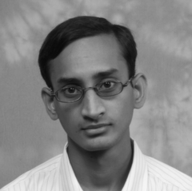
//> input picture lab04_fragmentation/ideal.jpg, 192 x 191 px; the run also reads 1 picture not shown here
$ ./Main   (built with g++ and OpenCV 4)
//> lines starting //> are read from the running program, lines starting //| are printed output that depends on the picture
### lab04_fragmentation/SSIM.h
#include <opencv2/opencv.hpp>
#include <opencv2/core/core.hpp>
#include <opencv2/highgui/highgui.hpp>

using namespace cv;

float SSIM(Mat& x, Mat& y);

### lab04_fragmentation/Processing.h
#include <opencv2/opencv.hpp>
#include <opencv2/core/core.hpp>
#include <opencv2/highgui/highgui.hpp>

void Binarization(cv::Mat& image, cv::Mat& result);

void MedianFilter(cv::Mat& image, cv::Mat& result, int n);

void MeanFilter(cv::Mat& image, cv::Mat& result);

void GaussFilter(cv::Mat& image, cv::Mat& result, int radius, double sigma);

void MorphOpening(cv::Mat& image, cv::Mat& result);

void MorphClosing(cv::Mat& image, cv::Mat& result);

void MidpointFilter(cv::Mat& image, cv::Mat& result, int size);

### lab04_fragmentation/Fragmentation.h
#pragma once
#include <opencv2/core/core.hpp>
#include <opencv2/highgui/highgui.hpp>
#include <opencv2/imgproc.hpp>
#include <iostream>
#include <utility>
using namespace cv;
using namespace std;

void FourierTransform(Mat& source, Mat& fourier, pair<float, float>** Fuv);
void InverseFourierTransform(Mat& result, pair<float, float>** Fuv);
void LowPassFilter(pair<float, float>** Fuv, pair<float, float>** FuvRes, int n,
                   int rad, Mat& filter);
void HightPassFilter(pair<float, float>** Fuv, pair<float, float>** FuvRes,
                     int n, int rad, Mat& filter);
void Gauss_Fourier_Filter(pair<float, float>** Fuv, pair<float, float>** FuvRes,
                          int n, int radFilter, double sigma, Mat& filter);
void PeriodicNoiseRemoval(pair<float, float>** Fuv, pair<float, float>** FuvRes,
                          int n, int gr, int size_kernel, Mat& filter);

### lab04_fragmentation/SSIM.cpp
#include "SSIM.h"
#include <math.h>
#include <vector>

float SSIM(Mat& x, Mat& y) {
  double mx = 0, my = 0, sigmax = 0, sigmay = 0, cov = 0;
  int size = x.rows * x.cols;

  for (int i = 0; i < x.rows; ++i)
    for (int j = 0; j < x.cols; ++j) {
      mx += x.at<uchar>(i, j);
      my += y.at<uchar>(i, j);
    }

  mx /= size;
  my /= size;

  for (int i = 0; i < x.rows; ++i)
    for (int j = 0; j < x.cols; ++j) {
      sigmax += powf(x.at<uchar>(i, j) - mx, 2);
      sigmay += powf(y.at<uchar>(i, j) - my, 2);
      cov += (x.at<uchar>(i, j) - mx) * (y.at<uchar>(i, j) - my);
    }

  sigmax /= (size - 1);
  sigmay /= (size - 1);
  cov /= size;

  float p = 0.01, L, C, S;
  L = (2 * mx * my + p) / (powf(mx, 2) + powf(my, 2) + p);
  C = (2 * sqrt(sigmax * sigmay) + p) / (sigmax + sigmay + p);
  S = (cov + p) / (sqrt(sigmax * sigmay) + p);

  float res = L * C * S;
  return res;
}

### lab04_fragmentation/Fragmentation.cpp
#include "Fragmentation.h"
#include <cmath>

#define PI 3.14159265359

void FourierTransform(Mat& source, Mat& fourier, pair<float, float>** Fuv) {
  int n = source.rows;

  pair<float, float>** Fxv = new pair<float, float>*[n];
  pair<float, float>** FuvTemp = new pair<float, float>*[n];

  for (int i = 0; i < n; ++i) {
    Fxv[i] = new pair<float, float>[n];
    FuvTemp[i] = new pair<float, float>[n];
  }

  for (int x = 0; x < n; ++x)
    for (int v = 0; v < n; ++v)
      for (int y = 0; y < n; ++y) {
        Fxv[x][v].first += source.at<uchar>(x, y) * cos(2 * PI * v * y / n);
        Fxv[x][v].second -= source.at<uchar>(x, y) * sin(2 * PI * v * y / n);
      }

  float arg;
  for (int v = 0; v < n; ++v)
    for (int u = 0; u < n; ++u)
      for (int x = 0; x < n; ++x) {
        arg = 2 * PI * u * x / n;
        FuvTemp[u][v].first +=
            cos(arg) * Fxv[x][v].first + sin(arg) * Fxv[x][v].second;
        FuvTemp[u][v].second +=
            cos(arg) * Fxv[x][v].second - sin(arg) * Fxv[x][v].first;
      }

  for (int u = 0; u < n; ++u)
    for (int v = 0; v < n; ++v) {
      FuvTemp[u][v].first /= n;
      FuvTemp[u][v].second /= n;
    }

  //Транспонируем по обоим диагоналям
  for (int i = 0; i < n; ++i)
    for (int j = 0; j < n; ++j) {
      Fuv[i][j].first = FuvTemp[(i + n / 2) % n][(j + n / 2) % n].first;
      Fuv[i][j].second = FuvTemp[(i + n / 2) % n][(j + n / 2) % n].second;
      fourier.at<uchar>(i, j) =
          sqrt(powf(Fuv[i][j].first, 2) + powf(Fuv[i][j].second, 2));
    }

  for (int i = 0; i < n; ++i) {
    delete[] Fxv[i];
    delete[] FuvTemp[i];
  }
  delete[] Fxv;
  delete[] FuvTemp;
}

void InverseFourierTransform(Mat& result, pair<float, float>** Fuv) {
  int n = result.rows;
  pair<float, float>** Iuy = new pair<float, float>*[n];
  pair<float, float>** Ixy = new pair<float, float>*[n];

  for (int i = 0; i < n; ++i) {
    Iuy[i] = new pair<float, float>[n];
    Ixy[i] = new pair<float, float>[n];
  }

  for (int u = 0; u < n; ++u)
    for (int y = 0; y < n; ++y)
      for (int v = 0; v < n; ++v) {
        Iuy[u][y].first += Fuv[u][v].first * cos(2 * PI * v * y / n) -
                           Fuv[u][v].second * sin(2 * PI * v * y / n);
        Iuy[u][y].second += Fuv[u][v].second * cos(2 * PI * v * y / n) +
                            Fuv[u][v].first * sin(2 * PI * v * y / n);
      }

  float arg;
  for (int y = 0; y < n; ++y)
    for (int x = 0; x < n; ++x)
      for (int u = 0; u < n; ++u) {
        arg = 2 * PI * u * x / n;
        Ixy[x][y].first +=
            cos(arg) * Iuy[u][y].first - sin(arg) * Iuy[u][y].second;
        Ixy[x][y].second +=
            cos(arg) * Iuy[u][y].second + sin(arg) * Iuy[u][y].first;
      }

  for (int x = 0; x < n; ++x)
    for (int y = 0; y < n; ++y) {
      Ixy[x][y].first /= n;
      Ixy[x][y].second /= n;
      if (sqrt(powf(Ixy[x][y].first, 2) + powf(Ixy[x][y].second, 2)) > 255)
        result.at<uchar>(x, y) = 255;
      else
        result.at<uchar>(x, y) =
            sqrt(powf(Ixy[x][y].first, 2) + powf(Ixy[x][y].second, 2));
    }

  for (int i = 0; i < n; ++i) {
    delete[] Iuy[i];
    delete[] Ixy[i];
  }
  delete[] Iuy;
  delete[] Ixy;
}

// Фильтр низких частот - границы занулить(убираем шум)
// rad - радиус зануления границ
// [50 lines left out: functions LowPassFilter, HightPassFilter, GaussFilter, not called in this run]

// Преобразование Фурье для Фильтра Гаусса
void FourierTransformFilter(double** kernel, pair<float, float>** Fkernel,
                            int radFilter) {
  pair<float, float>** Fxv = new pair<float, float>*[radFilter];
  pair<float, float>** FuvTemp = new pair<float, float>*[radFilter];

  for (int i = 0; i < radFilter; ++i) {
    Fxv[i] = new pair<float, float>[radFilter];
    FuvTemp[i] = new pair<float, float>[radFilter];
  }

  for (int x = 0; x < radFilter; ++x)
    for (int v = 0; v < radFilter; ++v)
      for (int y = 0; y < radFilter; ++y) {
        Fxv[x][v].first += kernel[x][y] * cos(2 * PI * v * y / radFilter);
        Fxv[x][v].second -= kernel[x][y] * sin(2 * PI * v * y / radFilter);
      }

  float arg;
  for (int v = 0; v < radFilter; ++v)
    for (int u = 0; u < radFilter; ++u)
      for (int x = 0; x < radFilter; ++x) {
        arg = 2 * PI * u * x / radFilter;
        FuvTemp[u][v].first +=
            cos(arg) * Fxv[x][v].first + sin(arg) * Fxv[x][v].second;
        FuvTemp[u][v].second +=
            cos(arg) * Fxv[x][v].second - sin(arg) * Fxv[x][v].first;
      }

  for (int u = 0; u < radFilter; ++u)
    for (int v = 0; v < radFilter; ++v) {
      FuvTemp[u][v].first /= radFilter;
      FuvTemp[u][v].second /= radFilter;
    }

  //Транспонируем по обеим диагоналям
  for (int i = 0; i < radFilter; ++i)
    for (int j = 0; j < radFilter; ++j) {
      Fkernel[i][j].first = FuvTemp[(i + radFilter / 2) % radFilter]
                                   [(j + radFilter / 2) % radFilter]
                                       .first;
      Fkernel[i][j].second = FuvTemp[(i + radFilter / 2) % radFilter]
                                    [(j + radFilter / 2) % radFilter]
                                        .second;
    }

  for (int i = 0; i < radFilter; ++i) {
    delete[] Fxv[i];
    delete[] FuvTemp[i];
  }
  delete[] Fxv;
  delete[] FuvTemp;
}

// [28 lines of commented-out code are left out]
void Gauss_Fourier_Filter(pair<float, float>** Fuv, pair<float, float>** FuvRes,
                          int n, int size_kernel, double sigma, Mat& filter) {
  /* Вычисление ядра фильтра Гаусса
   double** kernel = new double*[size_kernel];
   for (int i = 0; i < size_kernel; i++) kernel[i] = new double[size_kernel];
   GaussFilter(kernel, size_kernel, sigma);*/

  // Заполняем будущий фильтр нулями до изображения
  double** BigKernel = new double*[n];
  pair<float, float>** FBigKernel = new pair<float, float>*[n];
  for (int i = 0; i < n; ++i) {
    BigKernel[i] = new double[n];
    FBigKernel[i] = new pair<float, float>[n];
    for (int j = 0; j < n; ++j) BigKernel[i][j] = 0;
  }

  // Вставляем ядро в центр фильтра
  int start = (n - 3) / 2;
  for (int i = start; i < start + 3; ++i)
    for (int j = start; j < start + 3; ++j) {
      BigKernel[i][j] = 0;
    }

  BigKernel[start + 1][start + 1] = 1;


  // Преобразуем фильтр
  FourierTransformFilter(BigKernel, FBigKernel, n);

  // Покомпонентно перемножаем
  for (int i = 0; i < n; ++i)
    for (int j = 0; j < n; ++j) {
      FuvRes[i][j].first = (Fuv[i][j].first * FBigKernel[i][j].first +
                            Fuv[i][j].second * FBigKernel[i][j].second) * 255;
      FuvRes[i][j].second = (Fuv[i][j].second * FBigKernel[i][j].second +
                             Fuv[i][j].second * FBigKernel[i][j].first) * 255;
      filter.at<uchar>(i, j) =
          sqrt(powf(FuvRes[i][j].first, 2) + powf(FuvRes[i][j].second, 2));
    }

 // for (int i = 0; i < size_kernel; i++) delete[] kernel[i];
  for (int i = 0; i < n; i++) {
    delete[] BigKernel[i];
    delete[] FBigKernel[i];
  }
 // delete[] kernel;
  delete[] BigKernel;
  delete[] FBigKernel;
}

// [34 lines left out: functions Filter, PeriodicNoiseRemoval, not called in this run]

### lab04_fragmentation/Main.cpp
#include <opencv2/core/core.hpp>
#include <opencv2/highgui/highgui.hpp>
#include <opencv2/imgproc.hpp>
#include "Fragmentation.h"
#include "Processing.h"
#include "SSIM.h"

using namespace std;

void GaussFilterPr(Mat& image, Mat& result, int radius, double sigma) {
  double** kernel = new double*[radius];
  for (int i = 0; i < radius; i++) kernel[i] = new double[radius];

  if (sigma <= 0.000000001) sigma = 1.398;

  double sum = 0;

  for (int x = -radius / 2; x <= radius / 2; x++) {
    for (int y = -radius / 2; y <= radius / 2; y++) {
      kernel[x + radius / 2][y + radius / 2] =
          (exp((x * x + y * y) / (2 * sigma * sigma * (-1.0)))) /
          (3.14159265359 * 2 * sigma * sigma);
      sum += kernel[x + radius / 2][y + radius / 2];
    }
  }

  for (int i = 0; i < radius; i++)
    for (int j = 0; j < radius; j++)
      kernel[i][j] = kernel[i][j] / sum;  // нормализация

  uchar color;
  for (int i = 0; i < image.rows; i++) {
    for (int j = 0; j < image.cols; j++) {
      color = 0;
      for (int p = 0; p < radius; p++) {
        for (int q = 0; q < radius; q++) {
          int tmp1 = i + p;
          while (tmp1 >= image.rows) tmp1--;
          int tmp2 = j + q;
          while (tmp2 >= image.cols) tmp2--;
          color += kernel[p][q] * image.at<uchar>(tmp1, tmp2);
        }
      }
      result.at<uchar>(i, j) = color;
    }
  }

  for (int i = 0; i < radius; i++) delete[] kernel[i];
  delete[] kernel;
}

int main() {
  // Выбор операции
  int var = 0;
  cout << "\n\n1. LowPassFilter\n2. HightPassFilter\n";
  cout << "3. Gauss Filter\n4. PeriodicNoiseRemoval\n";
  while (var > 4 || var < 1) {
    cout << "\nEnter operation number: ";
    cin >> var;
//> the answer given: 3
  }

  // Только квадратные изображения 192x192 !!!
  Mat source, ideal;
  ideal = imread("ideal.jpg");
//> ideal is the input picture: 191 rows x 192 cols, CV_8UC3; min 9, max 246, mean 131.3
  switch (var) {
    case 1: {
      source = imread("noise.jpg");
      break;
    }
    case 2: {
      source = imread("ideal.jpg");
      break;
    }
    case 3: {
      source = imread("noise.jpg");
      break;
    }
    case 4: {
      source = imread("periodicNoise.jpg");
      break;
    }
    default:
      break;
  }

  cvtColor(ideal, ideal, COLOR_BGR2GRAY);
//> ideal: 191 rows x 192 cols, CV_8UC1
  cvtColor(source, source, COLOR_BGR2GRAY);
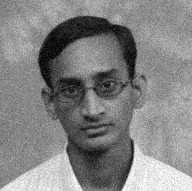
//> source: 191 rows x 192 cols, CV_8UC1; min 0, max 255, mean 131.3

  Mat fourier = source.clone();
  imshow("Ideal", ideal);
  waitKey(0);
  imshow("Source", source);
  waitKey(0);

  // Преобразоание Фурье
  int n = source.rows;
//> n = 191
  pair<float, float>** Fuv = new pair<float, float>*[n];
  for (int i = 0; i < n; ++i) Fuv[i] = new pair<float, float>[n];
  FourierTransform(source, fourier, Fuv);
//> after the loop in FourierTransform, `for (int v = 0; v < n; ++v)`: arg = 1187.6
//> after the loop in FourierTransform, `for (int i = 0; i < n; ++i)`:
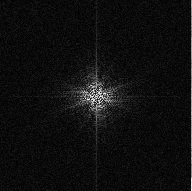
//> fourier: 191 rows x 192 cols, CV_8UC1; min 0, max 255, mean 15
  imshow("Fourier_Transform", fourier);
  waitKey(0);

  pair<float, float>** FuvRes = new pair<float, float>*[n];
  for (int i = 0; i < n; ++i) FuvRes[i] = new pair<float, float>[n];

  Mat result = source.clone();
  Mat filter = source.clone();

  switch (var) {
    case 1: {
      LowPassFilter(Fuv, FuvRes, n, 60, filter);
      InverseFourierTransform(result, FuvRes);
      cout << "SSIM = " << SSIM(ideal, result) << endl;
      break;
    }
    case 2: {
      HightPassFilter(Fuv, FuvRes, n, 20, filter);
      InverseFourierTransform(result, FuvRes);
      break;
    }
    case 3: {
      // radFilter - нечет
      Gauss_Fourier_Filter(Fuv, FuvRes, n, 5, 1, filter);
//> after the loop in Gauss_Fourier_Filter, `for (int i = 0; i < n; ++i)`:
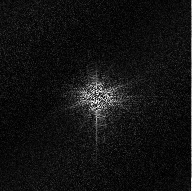
//> filter: 191 rows x 192 cols, CV_8UC1; min 0, max 255, mean 18.2

      // Обратное преобразование Фурье
      Mat temp = source.Mat::clone();
      InverseFourierTransform(temp, FuvRes);
//> after the loop in InverseFourierTransform, `for (int x = 0; x < n; ++x)`:
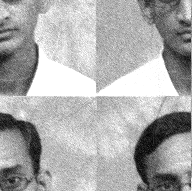
//> result: 191 rows x 192 cols, CV_8UC1; min 1, max 255, mean 171
      for (int i = 0; i < n; ++i)
        for (int j = 0; j < n; ++j)
          result.at<uchar>(i, j) =
              temp.at<uchar>(((i + n / 2) % n), ((j + n / 2) % n));
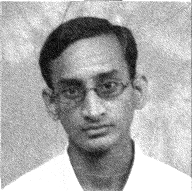
//> result: 191 rows x 192 cols, CV_8UC1; min 1, max 255, mean 171

      Mat resultPr = source.clone();
      GaussFilterPr(source, resultPr, 5, 1);
//> the loop in GaussFilterPr, `for (int i = 0; i < image.rows; i++)` made 191 passes
//> color on passes 1 to 3: 158, 164, 170
//> after the loop in GaussFilterPr, `for (int i = 0; i < image.rows; i++)`:
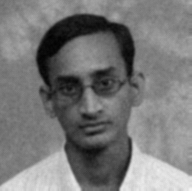
//> result: 191 rows x 192 cols, CV_8UC1; min 2, max 245, mean 120
//> after the loop in GaussFilterPr, `for (int i = 0; i < image.rows; i++)`: color = 245
      imshow("Pr", resultPr);
      waitKey(0);
      cout << "SSIM = " << SSIM(ideal, resultPr) << endl;
//> the loop in SSIM, `for (int i = 0; i < x.rows; ++i)` made 191 passes
//> (mx, my) on passes 1 to 3: (28805, 26566), (57704, 53257), (86605, 79986)
//> after the loop in SSIM, `for (int i = 0; i < x.rows; ++i)`: mx = 4813886; my = 4402389
//> in SSIM, `mx /= size;`: mx = 131.3
//> in SSIM, `my /= size;`: my = 120
//> the loop in SSIM, `for (int i = 0; i < x.rows; ++i)` made 191 passes
//> (sigmax, sigmay, cov) on passes 1 to 3: (91479.7, 95358.1, 90874.8), (186976.9, 194303.3, 185541.5), (283371, 293810.9, 280332.9)
//> after the loop in SSIM, `for (int i = 0; i < x.rows; ++i)`: sigmax = 89569981.8; sigmay = 88226133.2; cov = 83223118
//> in SSIM, `sigmax /= (size - 1);`: sigmax = 2442.5
//> in SSIM, `sigmay /= (size - 1);`: sigmay = 2405.9
//> in SSIM, `cov /= size;`: cov = 2269.4
//> in SSIM, `L = (2 * mx * my + p) / (powf(mx, 2) + powf(my, 2) + p);`: L = 0.996
//> in SSIM, `C = (2 * sqrt(sigmax * sigmay) + p) / (sigmax + sigmay + p);`: C = 1
//> in SSIM, `S = (cov + p) / (sqrt(sigmax * sigmay) + p);`: S = 0.936
//> in SSIM, `float res = L * C * S;`: res = 0.932
//| SSIM = 0.932413
      cout << "SSIM = " << SSIM(ideal, result) << endl;
//> the loop in SSIM (call 2), `for (int i = 0; i < x.rows; ++i)` made 191 passes
//> (mx, my) on passes 1 to 3: (28805, 45460), (57704, 87401), (86605, 125645)
//> the loop in SSIM (call 2), `for (int i = 0; i < x.rows; ++i)` made 191 passes
//> (sigmax, sigmay, cov) on passes 1 to 3: (91479.7, 1064417.7, 214450.9), (186976.9, 1576374.7, 402576.3), (283371, 1807678.7, 538208.1)
//| SSIM = 0.892187
      break;
    }
    case 4: {
      PeriodicNoiseRemoval(Fuv, FuvRes, n, 20, 65, filter);
      InverseFourierTransform(result, FuvRes);
      break;
    }
    default:
      break;
  }
  imshow("Filter", filter);
  waitKey(0);

  imshow("Inverse_Fourier_Transform", result);
  waitKey(0);

  return 0;
}
